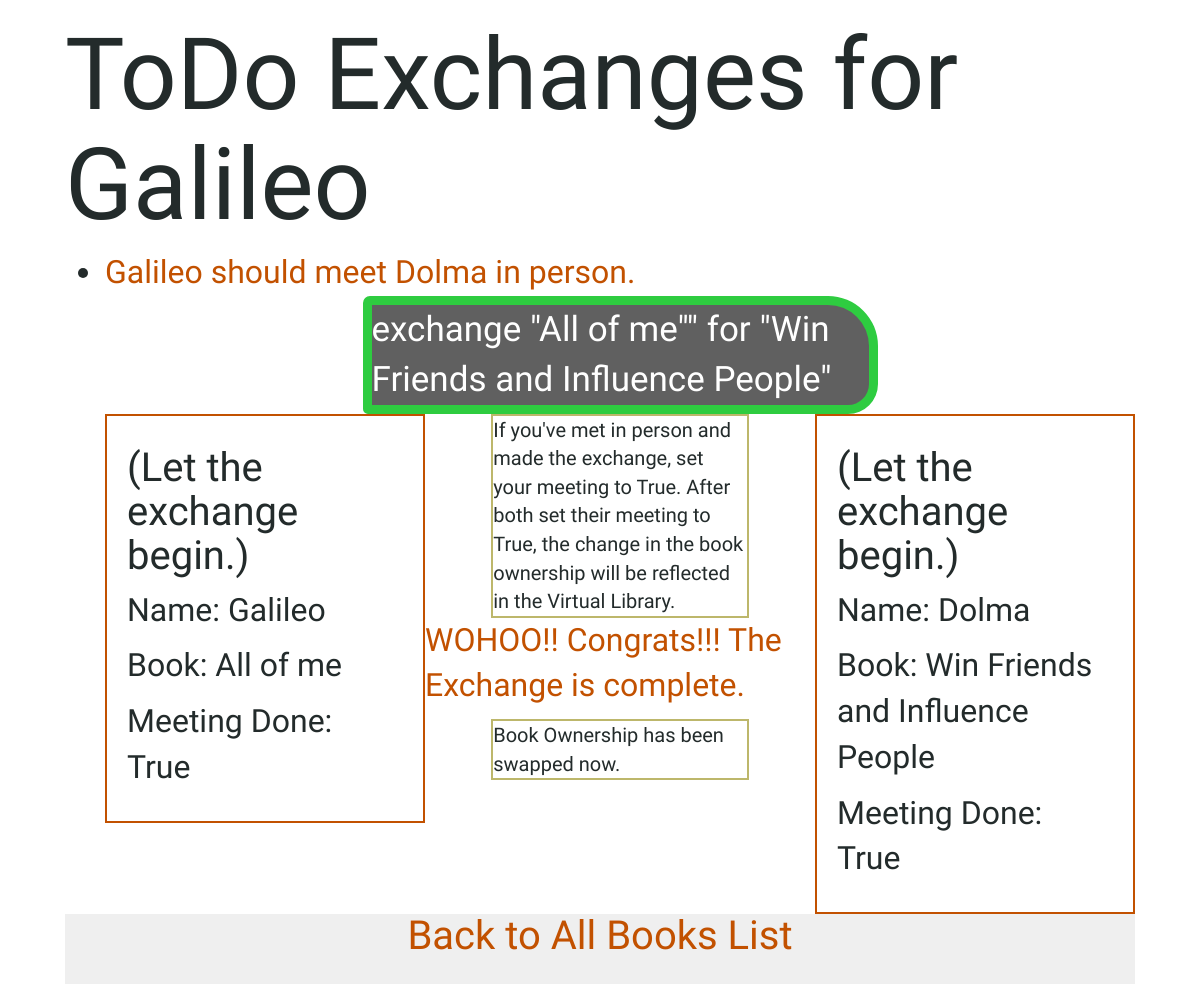
Screenshot of /person/48/yourexchanges with the database file from the repository.
### books/models.py (models this page shows)
class Person(models.Model):
    name = models.CharField(max_length=20, default="Mr Nobody")
    photo = models.FileField(null=True, blank=True)
    def __str__(self):
        return f"{self.name}"

class Exchange(models.Model):
    king = models.ForeignKey(Person, on_delete=models.CASCADE, related_name="king_exchanges")
    queen = models.ForeignKey(Person, on_delete=models.CASCADE, related_name="queen_exchanges")
    kingbook = models.ForeignKey(Book, on_delete=models.CASCADE, related_name="kingbook_exchanges", null=True)
    queenbook = models.ForeignKey(Book, on_delete=models.CASCADE, related_name="queenbook_exchanges", null=True)
    kingmeeting = models.BooleanField(default=False)
    queenmeeting = models.BooleanField(default=False)
    def __str__(self):
        return f"{self.king} should meet {self.queen} in person."

class Book(models.Model):
    name = models.CharField(max_length=20, default="Invisible Book")
    summary = models.TextField(max_length=100, null=True)
    owner = models.ForeignKey(Person, on_delete=models.CASCADE, related_name="books", null=True)
    available = models.BooleanField(default=True)
    def __str__(self):
        return f"{self.name}"

### books/views.py (the view)
# urls.py: path('person/<int:person_id>/yourexchanges', views.yourexchanges, name='yourexchanges'),
def yourexchanges(request, person_id):
	try:
		person = Person.objects.get(pk=person_id)
		exchanges = Exchange.objects.filter(king=person) ## SHOW all exchanges
	except Person.DoesNotExist:
		raise Http404("Person does not exist.")
	except Exchange.DoesNotExist:
		raise Http404("Exchange does not exist.")
	context = {
		"person": person,
		"exchanges": exchanges,
	}
	return render(request, "books/yourexchanges.html", context)

### books/templates/books/yourexchanges.html (shortened to what this page needs)
{% extends "books/base.html" %}
{% load static %}
{% block body %}
	<h1>ToDo Exchanges for {{ person.name }} </h1>
    <ul>
        {% for e in exchanges %}
            <li><span class="kingqueen"> {{ e }} </span> </li>
            <li class="center available">exchange "{{ e.kingbook }}"" for "{{ e.queenbook }}"</li>
            <div class="left">
        		<h4>(Let the exchange begin.)</h4>
        		<p>Name: {{ e.king }}</p>
                <p>Book: {{ e.kingbook }}</p>
                <p>Meeting Done: {{ e.kingmeeting }}</p>
        	</div>
            <div class="right">
        		<h4>(Let the exchange begin.)</h4>
        		<p>Name: {{ e.queen }}</p>
                <p>Book: {{ e.queenbook }}</p>
                <p>Meeting Done: {{ e.queenmeeting }}</p>
        	</div>
            <li class="center">
                <span class="notavailable center">If you've met in person and made the exchange, set your meeting to True. After both set their meeting to True, the change in the book ownership will be reflected in the Virtual Library.</span>
                {% if e.kingmeeting and not e.queenmeeting %}
                    <p class="kingqueen"> Waiting for Exchange Partner to validate meeting before Book Ownership Changes.</p>
                {% elif e.kingmeeting and e.queenmeeting %}
                    <p class="kingqueen"> WOHOO!! Congrats!!! The Exchange is complete.</p>
                    <p class="notavailable center"> Book Ownership has been swapped now. </p>
                {% endif %}
            </li>
        {% empty %}
            <li> No matches yet.</li>
        {% endfor %}
    </ul>
{% endblock %}

### books/static/css/main.css (style rules this page uses)
body { padding-left: 65px; padding-right: 65px; font-family: 'Sue Ellen Francisco', cursive; font-size: 32px; color: #232B2B; }
h1, h2, h3, h4 { font-family: 'Amatic SC', bold; }
h1 { font-size: 100px; }
h4 { font-size: 40px; }
.kingqueen { color: #C25100; }
.center { display: block; margin-left: auto; margin-right: auto; width: 50%; }
.left { float: left; width: 320px; border: 2px solid #C25100; padding: 20px; }
.right { float: right; width: 320px; border: 2px solid #C25100; padding: 20px; }
.available { border: 9px solid #2ECC40; background-color: #606060; color: #FFFFFF; border-radius: 7px 50px 30px 5px; font-size: 35px; }
.notavailable { border: 2px solid #BDB76B; font-size: 20px; }

### rows the page displays
Person: name "Galileo"
Exchange: king+queen "Galileo should meet Dolma in person.", kingbook "All of me", queenbook "Win Friends and Influence People", king "Galileo", kingmeeting "True", queen "Dolma", queenmeeting "True", shows "WOHOO!! Congrats!!! The Exchange is complete."
